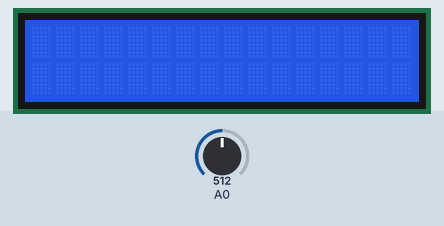
Simulated run of this sketch. Board: Arduino Uno, built with avr-gcc and run on an emulated ATmega328P. Parts: 16×2 character LCD. The inputs (shaded band) are chosen by the test bench; at power-on: A0 = 512.

Above: at 1.2 s.
1.3 s: A0 set to 50
At 2.8 s:
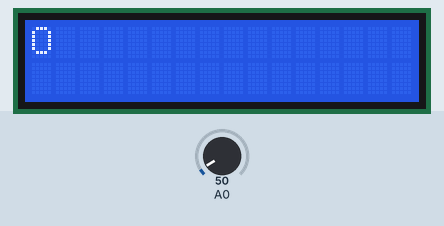
4.3 s: A0 set to 585
At 4.42 s:
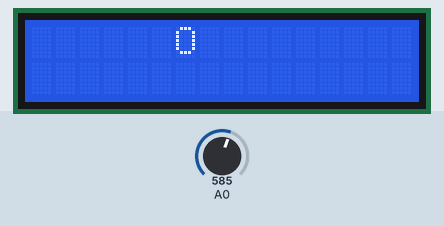
7.0 s: A0 set to 613
Timing chart, 0 to 10.0 s (numbered marks = the images above; inputs shaded):
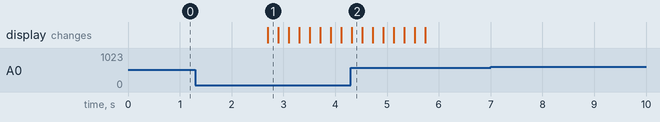

Measured:
- after the input at 1.3 s, the display: changes after 1.4 s (image 1)
- after the input at 7.0 s, every drawn part: stays the same

The sketch:

lcd_shield_test.ino
```cpp
#include <LiquidCrystal.h>

LiquidCrystal lcd(8, 9, 4, 5, 6, 7); // Interfacing pins

int x, y;

byte inverted_circle[] = {
  0x11, 0x0e, 0x0e, 0x0e, 0x0e, 0x0e, 0x11, 0x00
};
byte normal_circle[] = {
  0x0e, 0x11, 0x11, 0x11, 0x11, 0x11, 0x0e, 0x00
};

void setup() {
  lcd.begin(16, 2); // Set up the LCD's number of columns and rows

  // custom shapes
  lcd.createChar(0, normal_circle);
  lcd.createChar(1, inverted_circle);
}

void loop() {
  // clear the screen
  lcd.clear();

  // button variable
  int button_x = analogRead(0);

  // circle style
  int circle = 0;

  // move circle according to input
  if (button_x < 60) {
    x++;
  } else if (button_x < 200) {
    y++;
  } else if (button_x < 400) {
    y--;
  } else if (button_x < 600) {
    x--;
  } else if (button_x < 800) {
    circle = 1;
  }

  // print to display
  lcd.setCursor(x, y);
  lcd.write(circle);

  // add delay to solve input bouncing
  delay(200);
}
```
